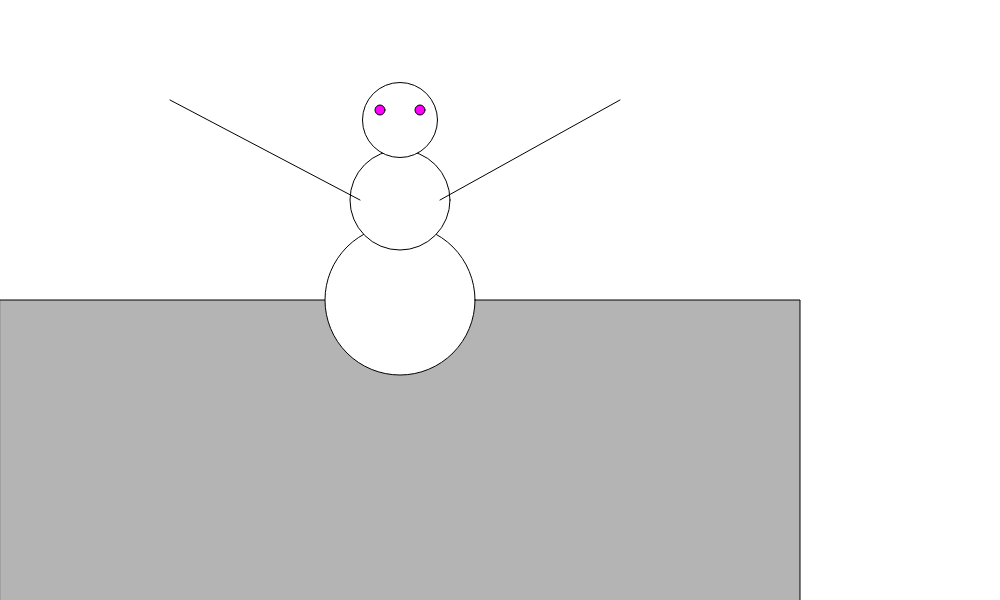
Frame 1 (no input)
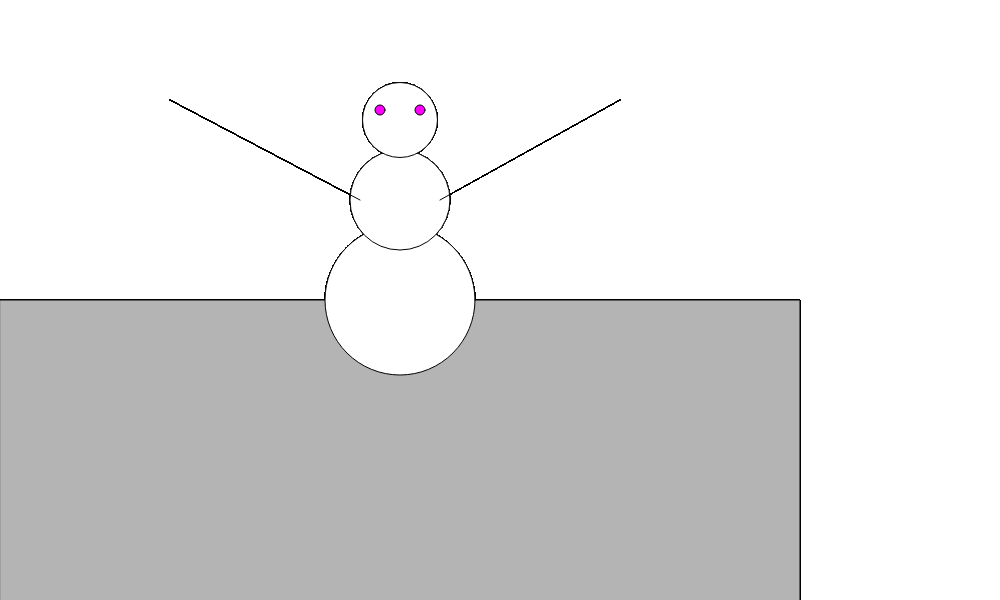
Frame 60 (no input)
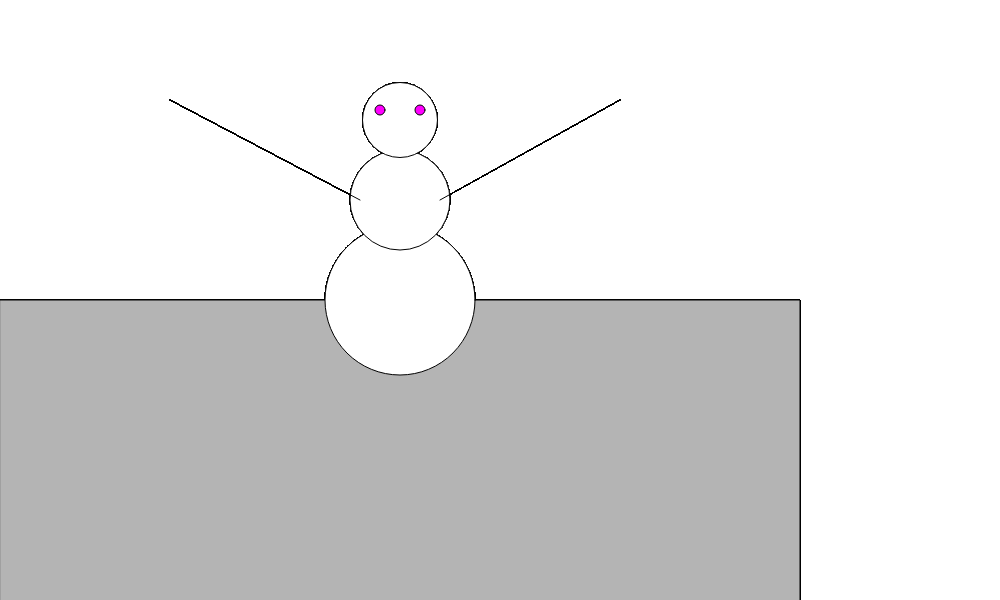
Frame 120 (the mouse pressed at the canvas centre since frame 60)

The p5.js sketch that drew these frames (run headless with seeded random() and noise() and a simulated clock; from frame 60 on, the mouse is pressed at the canvas centre):

// p5.js sketch
// ── sketch.js
function setup() {
// put setup code here
createCanvas(1000,600);
}

function draw() {
  // put drawing code here
fill(180);
rect(0,300,800,600); // ground
fill(255);
ellipse(400, 300, 150, 150); // Bottom Circle
ellipse(400, 200, 100, 100); // Middle Circle
ellipse(400, 120, 75, 75); // Top Circle
line(360,200,170,100); // Arm 1
line(440,200,620,100); //Arm 2
let c=color('magenta');
fill(c);
ellipse(380,110,10,10); //eye
ellipse(420,110,10,10); //eye

}
